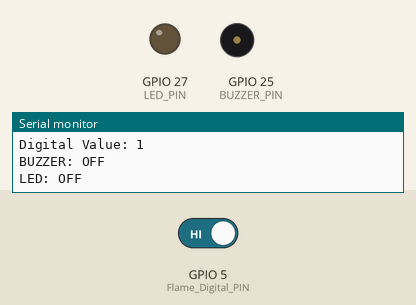
Simulated run of this sketch. Board: ESP32. Parts: output pins drawn as LEDs (lit = HIGH), buzzer (waves = sounding, pin HIGH), the last lines printed to the serial monitor. The inputs (shaded band) are chosen by the test bench; at power-on: GPIO 5 (Flame_Digital_PIN) HIGH.

Above: at 2.3 s.
2.4 s: GPIO 5 (Flame_Digital_PIN) driven LOW
At 3.2 s:
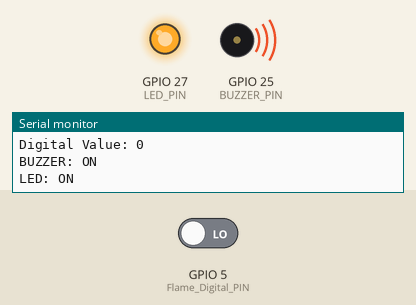
4.0 s: GPIO 5 (Flame_Digital_PIN) driven HIGH
At 4.3 s:
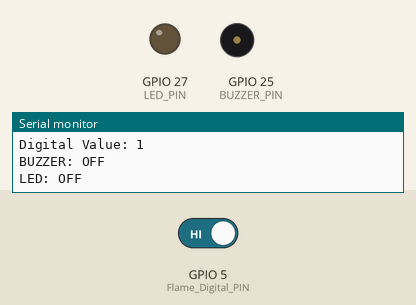
Timing chart, 0 to 7.0 s (numbered marks = the images above; inputs shaded):
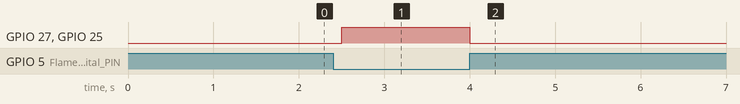

The sketch:

main.ino
```cpp
#define Flame_Digital_PIN 5
#define BUZZER_PIN 25
#define LED_PIN 27

unsigned long previousTime = 0;
const unsigned long intervalTime = 500;

void control_devices(int flame_digital_value){

  if(flame_digital_value == LOW){
    Serial.println("BUZZER: ON");
    Serial.println("LED: ON");
    digitalWrite(BUZZER_PIN,HIGH);
    digitalWrite(LED_PIN,HIGH);
  }
  else{
    Serial.println("BUZZER: OFF");
    Serial.println("LED: OFF");
    digitalWrite(BUZZER_PIN,LOW);
    digitalWrite(LED_PIN,LOW);
  }
}

void show_readings(int flame_digital_value){

  Serial.println("-----------------------------------");
  Serial.print("Status: ");
  if(flame_digital_value == LOW){
    Serial.println("FLAME DETECTED");
  }
  else{
    Serial.println("SAFE");
  }
  Serial.print("Digital Value: ");
  Serial.println(flame_digital_value);
  control_devices(flame_digital_value);
}

void setup(){

  Serial.begin(115200);
  pinMode(Flame_Digital_PIN,INPUT);
  pinMode(LED_PIN,OUTPUT);
  pinMode(BUZZER_PIN,OUTPUT);
  Serial.println("Flame Alert Monitor Started");
  digitalWrite(BUZZER_PIN,LOW);
  digitalWrite(LED_PIN,LOW);

}

void loop(){

  unsigned long currentTime = millis();
  if(currentTime - previousTime >= intervalTime){
    previousTime = currentTime;
    int flame_digital_value = digitalRead(Flame_Digital_PIN);
    show_readings(flame_digital_value);
  }
}
```

Measured:
- after the input at 2.4 s, GPIO 27 (LED_PIN), GPIO 25 (BUZZER_PIN): LOW → HIGH after 0.10 s
- after the input at 4.0 s, GPIO 27 (LED_PIN), GPIO 25 (BUZZER_PIN): HIGH → LOW at once
